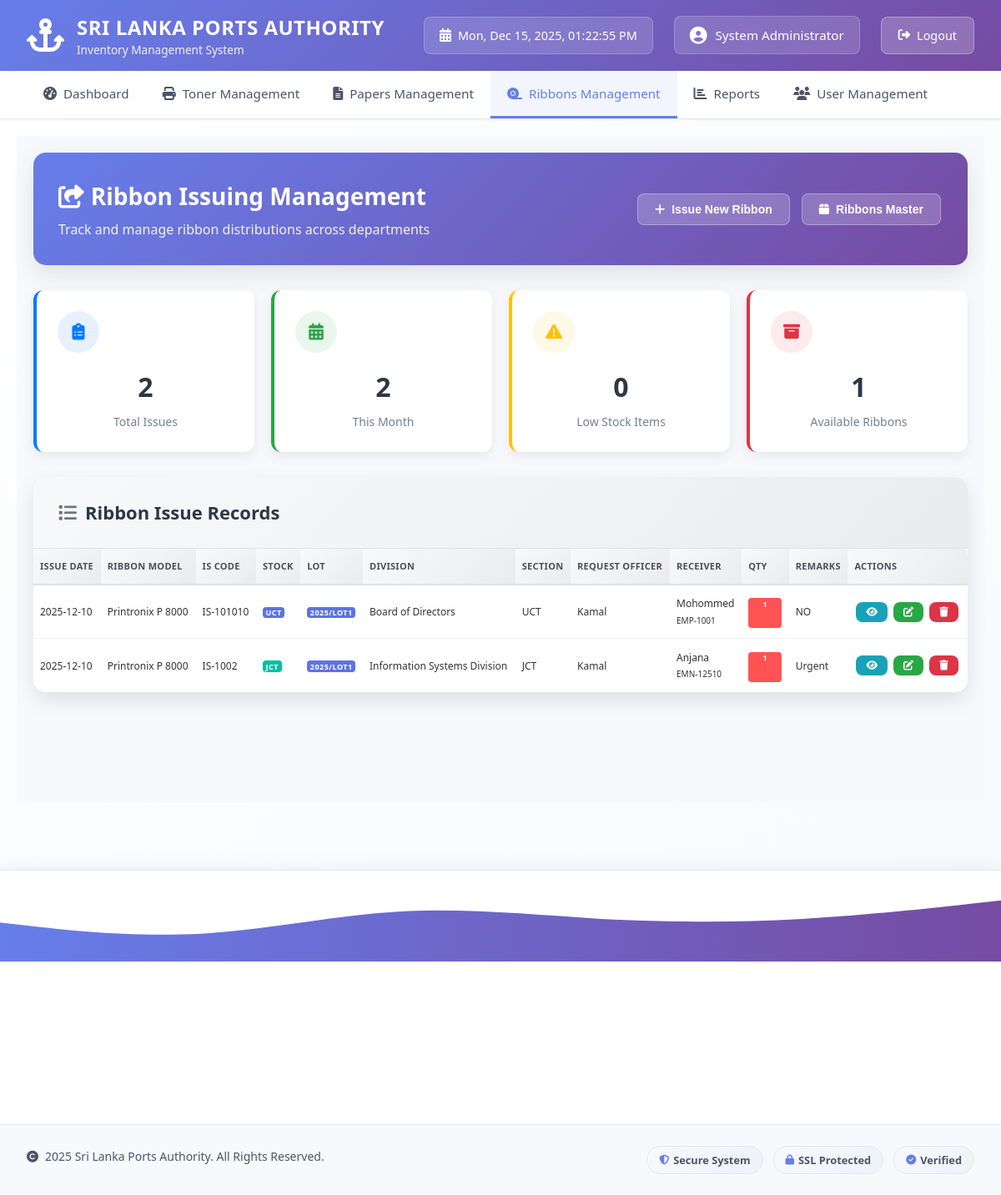
/pages/ribbons_issuing.php (signed in), run on the app's committed database.
### tables this page shows
CREATE TABLE `ribbons_issuing` (
  `issue_id` int(11) NOT NULL,
  `ribbon_id` int(11) NOT NULL,
  `ribbon_model` varchar(100) NOT NULL,
  `code` varchar(100) DEFAULT NULL,
  `lot` varchar(50) DEFAULT NULL,
  `stock` varchar(50) DEFAULT NULL,
  `division` varchar(50) NOT NULL,
  `section` varchar(50) NOT NULL,
  `request_officer` varchar(100) DEFAULT NULL,
  `receiver_name` varchar(100) DEFAULT NULL,
  `receiver_emp_no` varchar(20) DEFAULT NULL,
  `quantity` int(11) NOT NULL,
  `issue_date` date NOT NULL,
  `remarks` text DEFAULT NULL
);

### pages/ribbons_issuing.php (the view, shortened to what this page needs)
<?php
require_once '../includes/db.php';
$issues = [];
$ribbons = [];
try {
    $result = $conn->query("SELECT
        ri.*
    FROM ribbons_issuing ri
    ORDER BY ri.issue_date DESC, ri.issue_id DESC");
    if ($result) {
        while ($row = $result->fetch_assoc()) {
            $issues[] = $row;
        }
    }
} catch (Exception $e) {
    $_SESSION['message'] = 'Database error: ' . $e->getMessage();
    $_SESSION['message_type'] = 'error';
}
try {
    $result = $conn->query("SELECT
        rr.receive_id,
        rr.ribbon_id,
        rm.ribbon_model,
        rr.lot,
        rm.jct_stock,
        rm.uct_stock
    FROM ribbons_receiving rr
    INNER JOIN ribbons_master rm ON rr.ribbon_id = rm.ribbon_id
    WHERE rr.lot IS NOT NULL AND rr.lot != ''
    ORDER BY rm.ribbon_model, rr.lot");
    if ($result) {
        while ($row = $result->fetch_assoc()) {
            $ribbons[] = $row;
        }
    }
} catch (Exception $e) {
    $_SESSION['message'] = 'Database error: ' . $e->getMessage();
    $_SESSION['message_type'] = 'error';
}
$total_issues = count($issues);
$recent_issues = 0;
$low_stock_items = 0;
foreach ($issues as $issue) {
    if (strtotime($issue['issue_date']) >= strtotime('-30 days')) {
        $recent_issues++;
    }
}
try {
    $stock_check = $conn->query("SELECT ribbon_id, jct_stock, uct_stock, reorder_level
                                  FROM ribbons_master
                                  WHERE (jct_stock + uct_stock) <= reorder_level");
    if ($stock_check) {
        $low_stock_items = $stock_check->num_rows;
    }
} catch (Exception $e) {
    $low_stock_items = 0;
}
include '../includes/header.php';
?>
<div class="page-container">
    <div class="page-header">
        <div class="header-content">
            <div class="header-text">
                <h1>
                    <i class="fas fa-share-square"></i>
                    Ribbon Issuing Management
                </h1>
                <p>Track and manage ribbon distributions across departments</p>
            </div>
            <div class="header-actions">
                <button class="btn btn-primary" onclick="openModal('issueRibbonModal')">
                    <i class="fas fa-plus"></i>
                    Issue New Ribbon
                </button>
                <button class="btn btn-secondary" onclick="window.location.href='ribbons_master.php'">
                    <i class="fas fa-box"></i>
                    Ribbons Master
                </button>
            </div>
        </div>
    </div>
    <div class="stats-grid">
        <div class="stat-card primary">
            <div class="stat-icon">
                <i class="fas fa-clipboard-list"></i>
            </div>
            <div class="stat-value"><?php echo $total_issues; ?></div>
            <div class="stat-label">Total Issues</div>
        </div>
        <div class="stat-card success">
            <div class="stat-icon">
                <i class="fas fa-calendar-alt"></i>
            </div>
            <div class="stat-value"><?php echo $recent_issues; ?></div>
            <div class="stat-label">This Month</div>
        </div>
        <div class="stat-card warning">
            <div class="stat-icon">
                <i class="fas fa-exclamation-triangle"></i>
            </div>
            <div class="stat-value"><?php echo $low_stock_items; ?></div>
            <div class="stat-label">Low Stock Items</div>
        </div>
        <div class="stat-card danger">
            <div class="stat-icon">
                <i class="fas fa-archive"></i>
            </div>
            <div class="stat-value"><?php echo count($ribbons); ?></div>
            <div class="stat-label">Available Ribbons</div>
        </div>
    </div>
    <div class="content-card">
        <div class="card-header">
            <h2><i class="fas fa-list"></i> Ribbon Issue Records</h2>
        </div>
        <?php if (empty($issues)): ?>
            <div class="no-data">
                <i class="fas fa-clipboard-list"></i>
                <h3>No Issue Records Found</h3>
                <p>Start by issuing your first ribbon.</p>
                <button class="btn btn-primary" onclick="openModal('issueRibbonModal')">
                    <i class="fas fa-plus"></i> Issue First Ribbon
                </button>
            </div>
        <?php else: ?>
            <div class="table-responsive">
                <table class="data-table">
                    <thead>
                        <tr>
                            <th>ISSUE DATE</th>
                            <th>RIBBON MODEL</th>
                            <th>IS CODE</th>
                            <th>STOCK</th>
                            <th>LOT</th>
                            <th>DIVISION</th>
                            <th>SECTION</th>
                            <th>REQUEST OFFICER</th>
                            <th>RECEIVER</th>
                            <th>QTY</th>
                            <th>REMARKS</th>
                            <th>ACTIONS</th>
                        </tr>
                    </thead>
                    <tbody>
                        <?php foreach ($issues as $issue): ?>
                            <tr>
                                <td><?php echo htmlspecialchars($issue['issue_date']); ?></td>
                                <td><?php echo htmlspecialchars($issue['ribbon_model'] ?: 'N/A'); ?></td>
                                <td><?php echo htmlspecialchars($issue['code'] ?: 'N/A'); ?></td>
                                <td><span class="badge badge-<?php echo strtolower($issue['stock']); ?>"><?php echo htmlspecialchars($issue['stock']); ?></span></td>
                                <td><span class="badge badge-lot"><?php echo htmlspecialchars($issue['lot'] ?: 'N/A'); ?></span></td>
                                <td><?php echo htmlspecialchars($issue['division']); ?></td>
                                <td><?php echo htmlspecialchars($issue['section']); ?></td>
                                <td><?php echo htmlspecialchars($issue['request_officer'] ?: '-'); ?></td>
                                <td>
                                    <?php echo htmlspecialchars($issue['receiver_name'] ?: '-'); ?><br>
                                    <small><?php echo htmlspecialchars($issue['receiver_emp_no'] ?: ''); ?></small>
                                </td>
                                <td><span class="badge badge-quantity"><?php echo $issue['quantity']; ?></span></td>
                                <td><?php echo htmlspecialchars($issue['remarks'] ?: 'No'); ?></td>
                                <td>
                                    <button class="btn btn-sm btn-info" title="View" onclick='viewIssue(<?php echo json_encode($issue); ?>)'><i class="fas fa-eye"></i></button>
                                    <button class="btn btn-sm btn-success" title="Edit" onclick='editIssue(<?php echo json_encode($issue); ?>)'><i class="fas fa-edit"></i></button>
                                    <button class="btn btn-sm btn-danger" title="Delete" onclick="confirmDelete(<?php echo $issue['issue_id']; ?>)"><i class="fas fa-trash"></i></button>
                                </td>
                            </tr>
                        <?php endforeach; ?>
                    </tbody>
                </table>
            </div>
        <?php endif; ?>
    </div>
</div>
<?php include '../includes/footer.php'; ?>

### assets/css/main.css (style rules this page uses)
* { margin: 0; padding: 0; box-sizing: border-box; }
body { font-family: 'Segoe UI', Tahoma, Geneva, Verdana, sans-serif; background: linear-gradient(135deg, #ffffff 0%, #f7f9fc 100%); color: #333; line-height: 1.6; min-height: 100vh; }
.card-header { background: linear-gradient(135deg, #667eea 0%, #764ba2 100%); color: white; padding: 20px; font-size: 1.25rem; font-weight: bold; }
.btn { display: inline-block; padding: 10px 20px; border: none; border-radius: 5px; cursor: pointer; text-decoration: none; font-size: 14px; font-weight: 500; transition: all 0.3s; margin: 2px; }
.btn-primary { background: #667eea; color: white; }
.btn-success { background: #28a745; color: white; }
.btn-danger { background: #dc3545; color: white; }
.btn-info { background: #17a2b8; color: white; }
.btn-secondary { background: #6c757d; color: white; }
.table-responsive { overflow-x: auto; }
.stats-grid { display: grid; grid-template-columns: repeat(auto-fit, minmax(250px, 1fr)); gap: 20px; margin-bottom: 30px; }
.stat-card { background: white; padding: 25px; border-radius: 10px; box-shadow: 0 2px 10px rgba(0,0,0,0.1); text-align: center; transition: transform 0.3s; }
.stat-label { color: #6c757d; font-size: 0.9rem; }

### assets/css/footer.css (style rules this page uses)
html { scroll-behavior: smooth; }

### assets/css/ui-components.css (style rules this page uses)
.badge { display: inline-flex; align-items: center; gap: 6px; padding: 4px 12px; border-radius: 20px; font-size: 12px; font-weight: 600; text-transform: uppercase; letter-spacing: 0.5px; }

### assets/css/components.css (style rules this page uses)
.btn { position: relative; overflow: hidden; }
.badge { display: inline-block; padding: 0.25em 0.4em; font-size: 75%; font-weight: 700; line-height: 1; text-align: center; white-space: nowrap; vertical-align: baseline; border-radius: 0.25rem; }

### data on the page
ribbons_issuing: issue_date "2025-12-10", ribbon_model "Printronix P 8000", code "IS-101010", stock "UCT", lot "2025/LOT1", division "Board of Directors", section "UCT", request_officer "Kamal", receiver_name "Mohommed", receiver_emp_no "EMP-1001", quantity "1", remarks "NO"
ribbons_issuing: issue_date "2025-12-10", ribbon_model "Printronix P 8000", code "IS-1002", stock "JCT", lot "2025/LOT1", division "Information Systems Division", section "JCT", request_officer "Kamal", receiver_name "Anjana", receiver_emp_no "EMN-12510", quantity "1", remarks "Urgent"

### other printed values
$_SESSION['full_name'] "System Administrator"
$total_issues "2"
$recent_issues "2"
$low_stock_items "0"
count($ribbons) "1"
